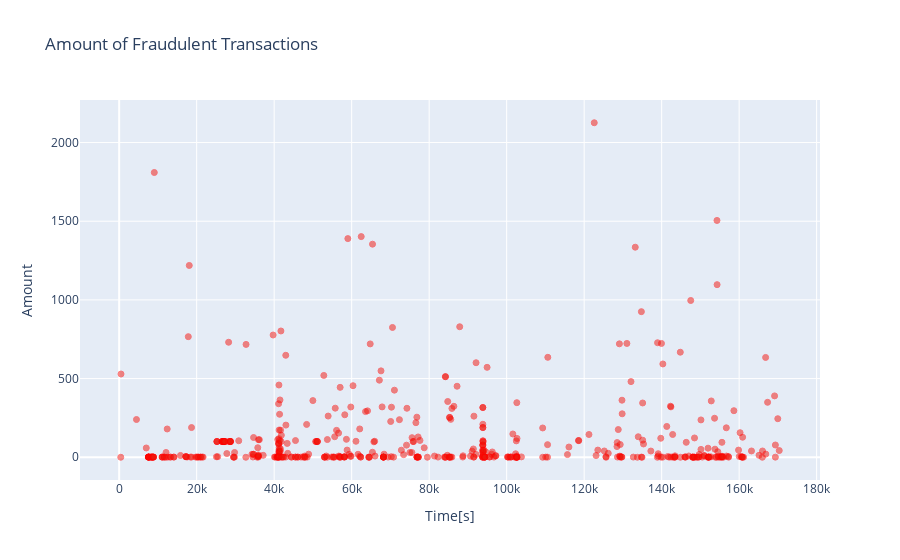

The code cell stored with this chart in its notebook:
### Code cell
fraud = df.loc[df['Class'] == 1]

trace = go.Scatter(x = fraud['Time'], y = fraud['Amount'],
                  name = 'Amount',
                  marker = dict(color = 'rgb(238, 23, 11)',
                               line = dict(color = 'red', 
                                          width = 1),
                                          opacity = 0.5),
                  text = fraud['Amount'],
                  mode = 'markers')
data = [trace]
layout = dict(title = 'Amount of Fraudulent Transactions',
             xaxis = dict(title = 'Time[s]', showticklabels = True),
             yaxis = dict(title = 'Amount'),
             hovermode = 'closest')
fig = dict(data = data, layout = layout)
iplot(fig, filename = 'fraud-amount')

### Figure 1 — Plotly figure (JSON) as saved in the notebook; plotly's stock layout.template omitted (floating-point values rounded to 4 significant figures; data arrays with more than 128 entries replaced by an {"elided": "..."} marker saying what was removed)
{"data": [{"marker": {"color": "rgb(238, 23, 11)", "line": {"color": "red", "width": 1}, "opacity": 0.5}, "mode": "markers", "name": "Amount", "text": {"elided": "492 float values"}, "type": "scatter", "x": {"elided": "492 int values"}, "y": {"elided": "492 float values"}}], "layout": {"hovermode": "closest", "title": {"text": "Amount of Fraudulent Transactions"}, "xaxis": {"showticklabels": true, "title": {"text": "Time[s]"}}, "yaxis": {"title": {"text": "Amount"}}}}
